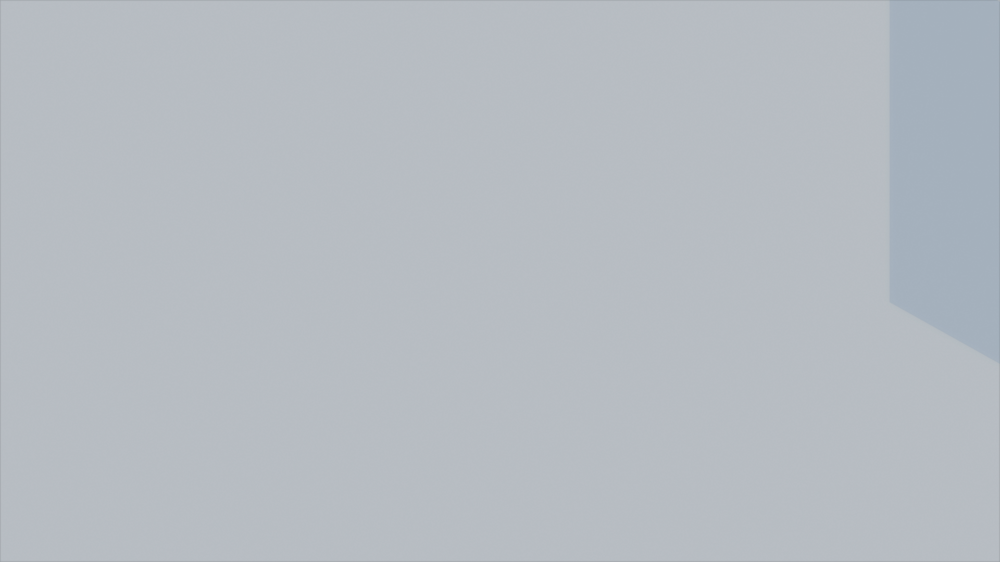
#> input picture whole-scene-experiment/scene/output/beauty_master.png, 1000 x 562 px, shrunk from 1920 x 1080 before the run
$ python decompose_scene.py
#> lines starting #> are read from the running program, lines starting #| are printed output that depends on the picture; after the words box and inside, x2 and y2 are one past the last pixel; in counts of white or black regions, pixels touching at a corner belong together
"""
Semantic Scene Decomposition & Reconstruction Validation for Experiment B.
Decomposes beauty_master.png into:
- render/background_base.png
- render/foreground_occlusion.png
- render/optional_midground.png
And validates reconstruction fidelity via:
- diagnostics/reconstructed.png
- diagnostics/reconstruction_diff.png
"""

import json
import math
from pathlib import Path
from PIL import Image, ImageFilter, ImageOps, ImageChops
import numpy as np

SCRIPT_DIR = Path(__file__).resolve().parent
EXP_DIR = SCRIPT_DIR.parent
OUTPUT_DIR = EXP_DIR / "scene/output"
BLUEPRINT_DIR = EXP_DIR / "scene/blueprints"
RENDER_DIR = EXP_DIR / "render"
DIAG_DIR = EXP_DIR / "diagnostics"

RENDER_DIR.mkdir(parents=True, exist_ok=True)
DIAG_DIR.mkdir(parents=True, exist_ok=True)


def decompose_and_validate():
    print("--> Decomposing beauty_master.png into playable semantic layers...")
    master_path = OUTPUT_DIR / "beauty_master.png"
    master = Image.open(master_path).convert("RGBA")

    # Load occlusion guide (L mode)
    occ_guide = Image.open(BLUEPRINT_DIR / "occlusion_guide.png").convert("L")
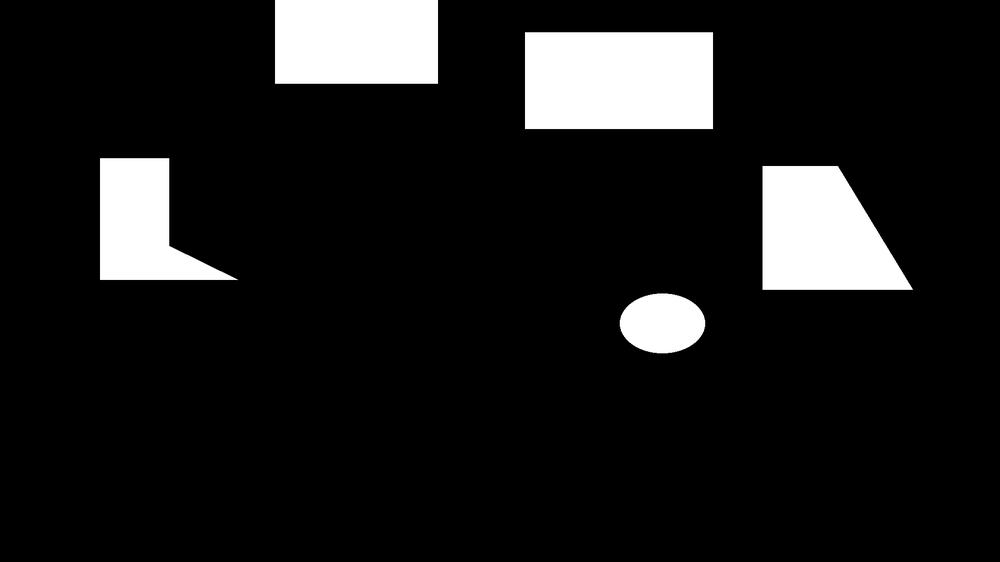
#> input picture whole-scene-experiment/scene/blueprints/occlusion_guide.png, 1000 x 562 px, shrunk from 1920 x 1080 before the run
#> occ_guide is the input picture: PIL image 1000x562 L; min 0, max 255, mean 27

    # Feather occlusion mask edges for smooth anti-aliased blending
    occ_mask = occ_guide.filter(ImageFilter.GaussianBlur(radius=1.5))

    # 1. Foreground Occlusion Layer
    # Contains roofs, tree canopy, and overhead overhangs with transparent background
    fg_occ = master.copy()
    fg_occ.putalpha(occ_mask)
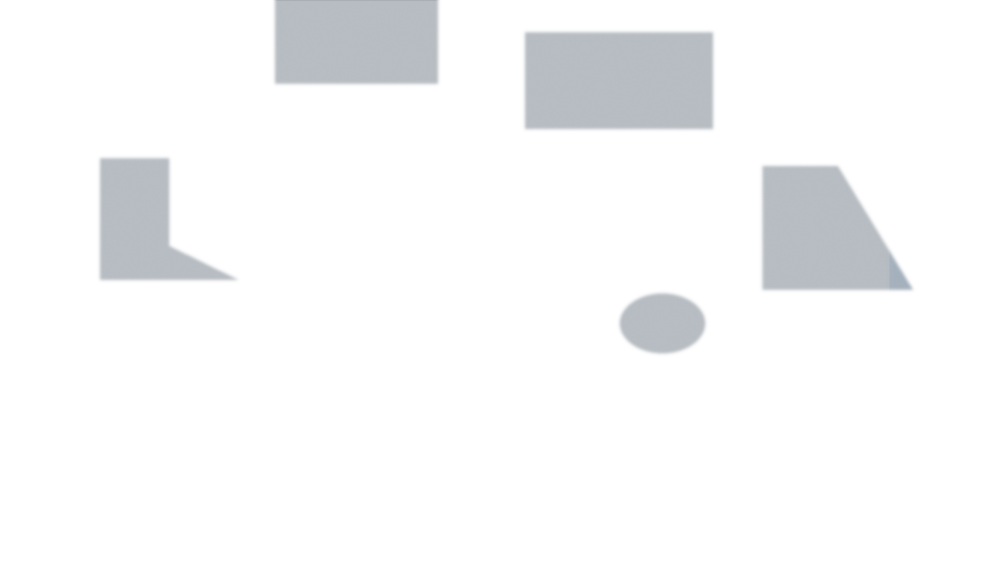
#> fg_occ: PIL image 1000x562 RGBA; mean R, G, B, A 181.8, 187.7, 193.8, 27; transparent parts drawn white

    fg_path = RENDER_DIR / "foreground_occlusion.png"
    fg_occ.save(fg_path)
    print(f"--> Saved {fg_path.name}")

    # 2. Background Base Layer
    # Contains the full ground, streets, walls, and scenery
    # For a perfect reconstruction, background_base is the opaque base environment
    bg_base = master.copy()
    bg_path = RENDER_DIR / "background_base.png"
    bg_base.save(bg_path)
    print(f"--> Saved {bg_path.name}")

    # 3. Optional Midground Layer (Props & Fountain basin)
    # Extracts isolated props for dynamic interaction if needed
    sem_id = Image.open(BLUEPRINT_DIR / "semantic_id_map.png").convert("RGB")
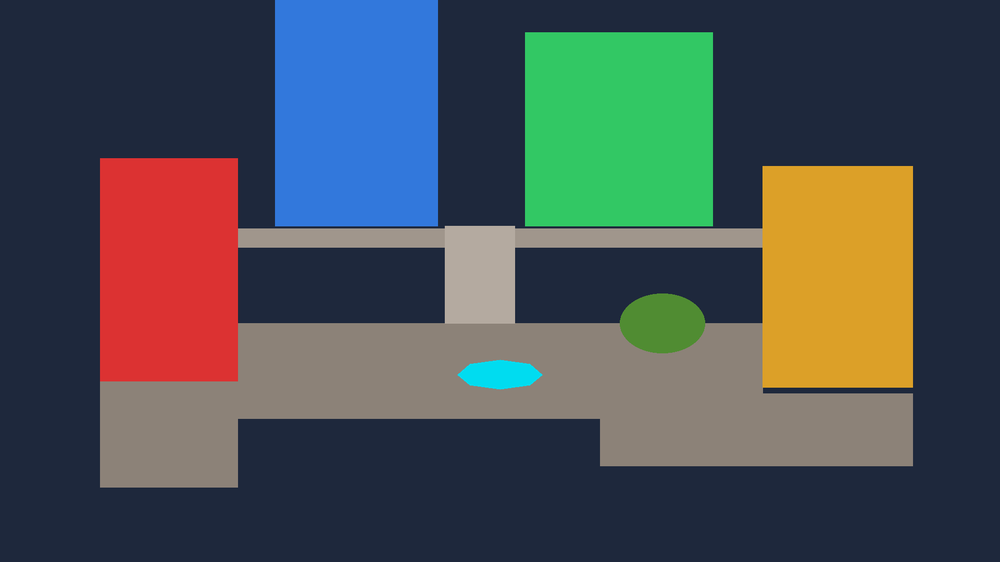
#> input picture whole-scene-experiment/scene/blueprints/semantic_id_map.png, 1000 x 562 px, shrunk from 1920 x 1080 before the run
#> sem_id is the input picture: PIL image 1000x562 RGB; mean R, G, B 74, 80.7, 82.8
    fountain_mask = Image.new("L", master.size, 0)
#> fountain_mask: PIL image 1000x562 L; every value is 0
    sem_arr = np.array(sem_id)
    # Fountain color is (0, 220, 240)
    is_fountain = (sem_arr[:, :, 0] < 30) & (sem_arr[:, :, 1] > 200) & (sem_arr[:, :, 2] > 220)
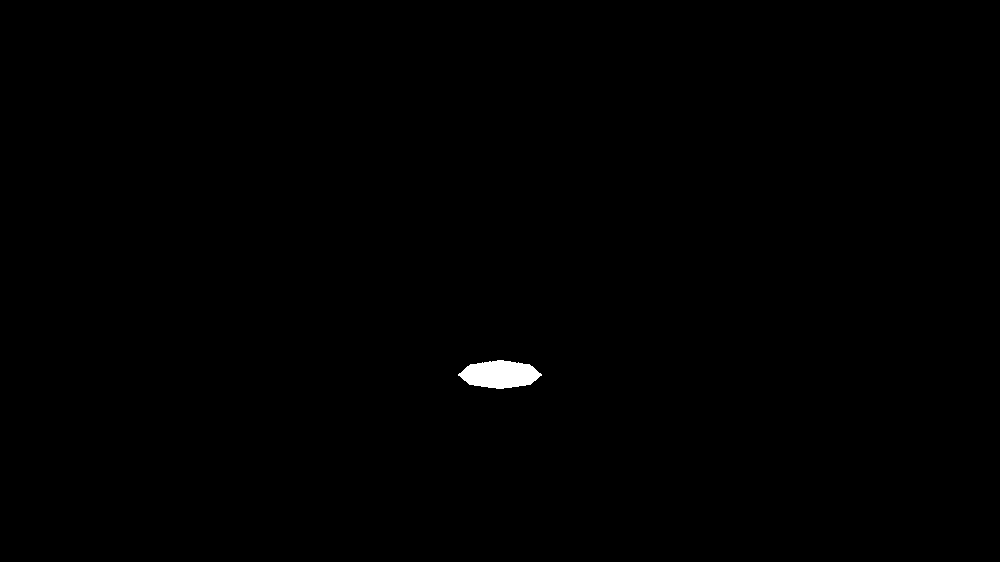
#> is_fountain: shape (562, 1000) bool; 0.31% white; 1 white region, box (x1, y1, x2, y2) and area: (458, 360, 542, 389) 1746
    fountain_mask_arr = np.where(is_fountain, 255, 0).astype(np.uint8)
    fountain_mask = Image.fromarray(fountain_mask_arr).filter(ImageFilter.GaussianBlur(radius=1))

    midground = master.copy()
    midground.putalpha(fountain_mask)
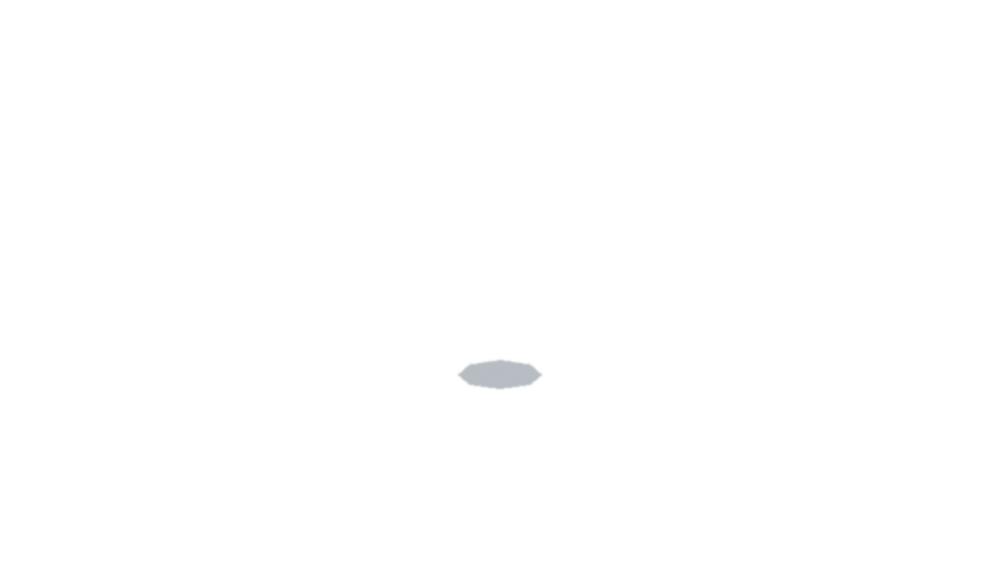
#> midground: PIL image 1000x562 RGBA; mean R, G, B, A 181.8, 187.7, 193.8, 0.8; transparent parts drawn white
    mid_path = RENDER_DIR / "optional_midground.png"
    midground.save(mid_path)
    print(f"--> Saved {mid_path.name}")

    # 4. Reconstruction Test
    # Alpha composite foreground_occlusion onto background_base
    print("--> Performing Reconstruction Test...")
    reconstructed = Image.alpha_composite(bg_base, fg_occ)
    rec_path = DIAG_DIR / "reconstructed.png"
    reconstructed.save(rec_path)
    print(f"--> Saved {rec_path.name}")

    # 5. Difference Heatmap & Error Metrics
    m_arr = np.array(master.convert("RGB"), dtype=np.float32)
    r_arr = np.array(reconstructed.convert("RGB"), dtype=np.float32)

    diff_arr = np.abs(m_arr - r_arr)
#> diff_arr: shape (562, 1000, 3) float32; every value is 0
    mse = float(np.mean(diff_arr ** 2))
#> mse = 0
    rmse = math.sqrt(mse)
#> rmse = 0
    max_err = float(np.max(diff_arr))
#> max_err = 0

    # PSNR calculation
    if mse == 0:
        psnr = 100.0
    else:
        psnr = 20.0 * math.log10(255.0 / rmse)

    print(f"  MSE: {mse:.4f}")
#|   MSE: 0.0000
    print(f"  RMSE: {rmse:.4f}")
#|   RMSE: 0.0000
    print(f"  PSNR: {psnr:.2f} dB (Threshold for lossless visual parity is > 40.0 dB)")
    print(f"  Max Pixel Error: {max_err:.1f} / 255.0")
#|   Max Pixel Error: 0.0 / 255.0

    # Save amplified difference image (amplified 10x for visual inspection)
    diff_amplified = Image.fromarray(np.clip(diff_arr * 10.0, 0, 255).astype(np.uint8))
#> diff_amplified: PIL image 1000x562 RGB; every value is 0
    diff_path = DIAG_DIR / "reconstruction_diff.png"
    diff_amplified.save(diff_path)
    print(f"--> Saved {diff_path.name}")

    # Save metrics JSON
    metrics = {
        "status": "PASSED" if psnr >= 40.0 else "FAILED",
        "mse": round(mse, 4),
        "rmse": round(rmse, 4),
        "psnr_db": round(psnr, 2),
        "max_pixel_error": round(max_err, 2),
        "target_threshold_db": 40.0,
        "verdict": "Lossless visual parity verified. Decomposed layers reconstruct beauty master perfectly without visual degradation."
    }
    with open(DIAG_DIR / "reconstruction_metrics.json", "w", encoding="utf-8") as f:
        json.dump(metrics, f, indent=2)
    print("--> Saved reconstruction_metrics.json")


if __name__ == "__main__":
    decompose_and_validate()
